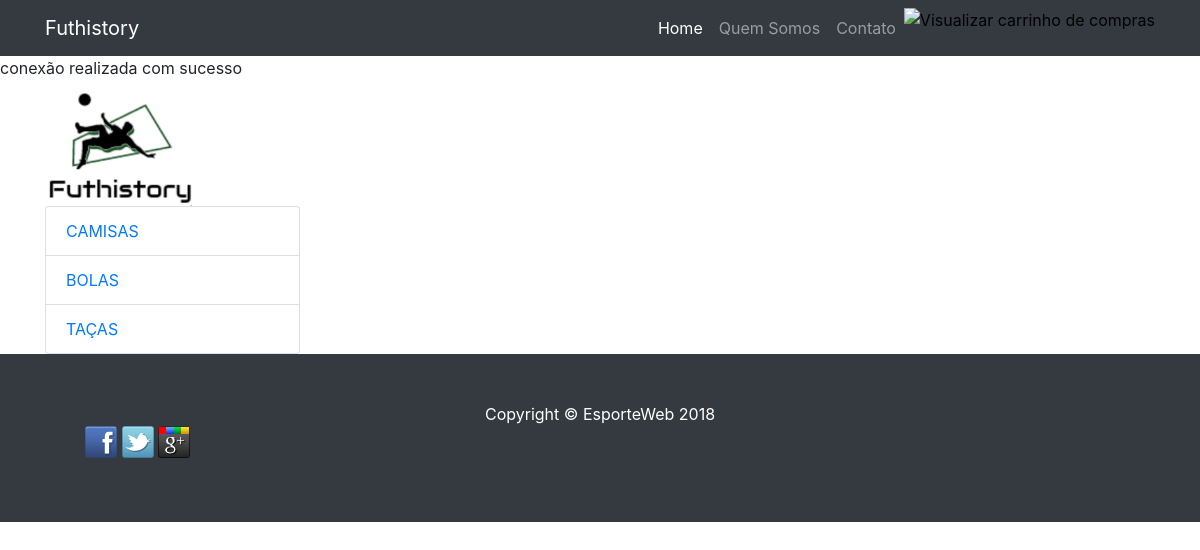
The app's page /contato.php with its own data.
### tables this page shows
CREATE TABLE IF NOT EXISTS `categoria` (
  `categoria_id` int(11) NOT NULL,
  `nome_categoria` text NOT NULL,
  PRIMARY KEY (`categoria_id`)
);

### contato.php (the view, shortened to what this page needs)
<?php
	include_once("conexao.php");
?>
<!DOCTYPE html>
<html lang="en">
  <head>
    <link href="vendor/bootstrap/css/bootstrap.min.css" rel="stylesheet">
    <link href="css/shop-homepage.css" rel="stylesheet">
  </head>
  <body>
    <nav class="navbar navbar-expand-lg navbar-dark bg-dark fixed-top">
      <div class="container">
        <a class="navbar-brand" href="index.php">Futhistory</a>
        <div class="collapse navbar-collapse" id="navbarResponsive">
          <ul class="navbar-nav ml-auto">
            <li class="nav-item active">
              <a class="nav-link" href="index.php">Home
              </a>
            </li>
            <li class="nav-item">
              <a class="nav-link" href="#">Quem Somos</a>
            </li>
            <li class="nav-item">
              <a class="nav-link" href="contato.php">Contato</a>
            </li>
            <li class="nav-item">
				<form target="pagseguro" action="https://pagseguro.uol.com.br/security/webpagamentos/webpagto.aspx" method="post">
				<input type="image" src="https://p.simg.uol.com.br/out/pagseguro/i/botoes/pagamentos/99x61-carrinho-cinza-assina.gif" name="submit" alt="Visualizar carrinho de compras" />
				</form>
            </li>
          </ul>
        </div>
      </div>
    </nav>
    <div class="container">
      <div class="row">
        <div class="col-lg-3">
          <img src="img/logo.PNG">
          <div class="-listgroup">
			<?php
				$read_categoria = mysqli_query($conn, "SELECT * FROM categoria ");
				if(mysqli_num_rows($read_categoria)> '0'){
					foreach($read_categoria as $read_categoria_view){
						echo utf8_encode('<a href= "index.php?cat='.$read_categoria_view['categoria_id'].'" class="list-group-item">'.$read_categoria_view['nome_categoria'].'</a>');
					}
				}
			?>
          </div>
        </div>
        <div class="col-lg-9">
          <div class="col-lg-9">
			<br/>
			<br/>
        </div>
      </div>
    </div>
        </div>
    <footer class="py-5 bg-dark">
      <div class="container">
        <p class="m-0 text-center text-white">Copyright &copy; EsporteWeb 2018</p>
		<nav id="social">
		<ul>
					<li><a href="http://facebook.com/futhistory"><img src="img\produtos\facebook.png"></a></li>
					<li><a href="http://twitter.com/futhistory"><img src="img\produtos\twitter.png"></a></li>
					<li><a href="http://plus.google.com/futhistory"><img src="img\produtos\googleplus.png"></a></li>
		</ul>
		</nav>
      </div>
    </footer>
  </body>
</html>

### css/shop-homepage.css (style rules this page uses)
body { padding-top: 54px; }
@media (min-width: 992px) { body { padding-top: 56px; } }

### contato.php (style rules this page uses)
#social ul li { display: inline; }

### records on screen
categoria: categoria_id+nome_categoria "CAMISAS"
categoria: categoria_id+nome_categoria "BOLAS"
categoria: categoria_id+nome_categoria "TAÇAS"
